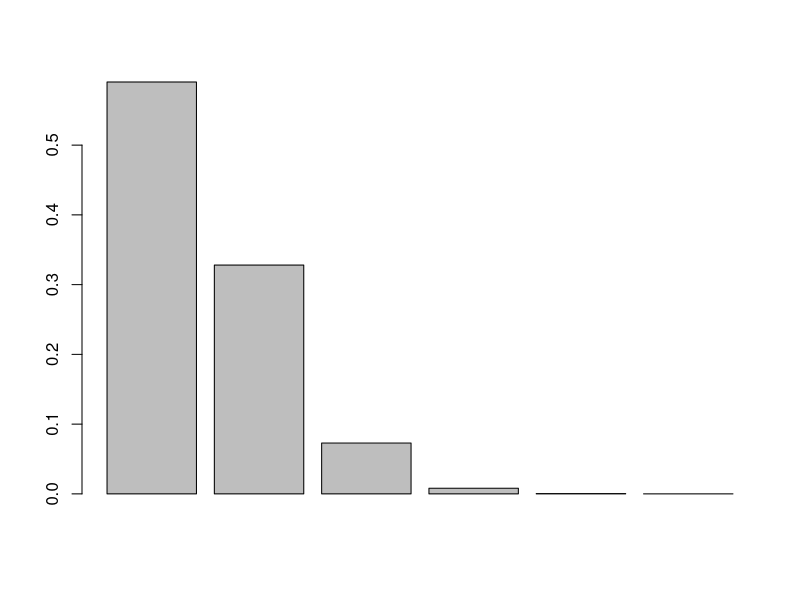
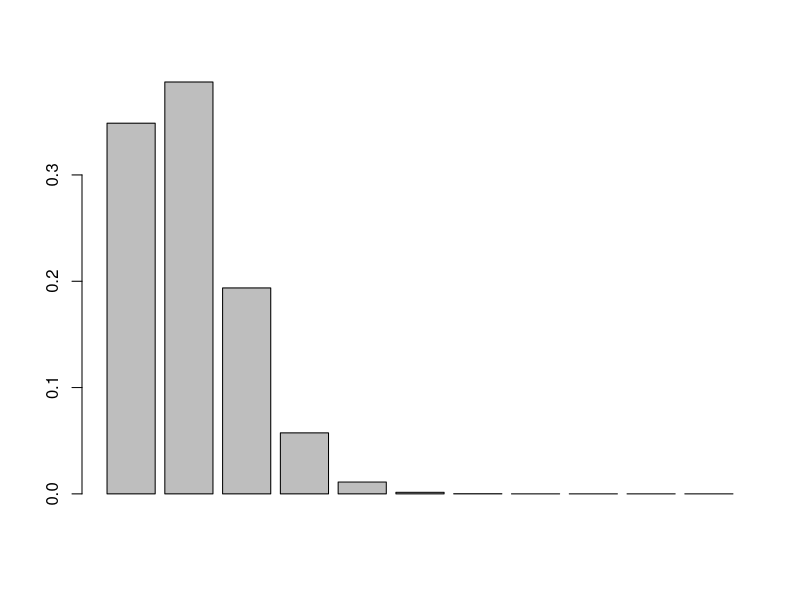
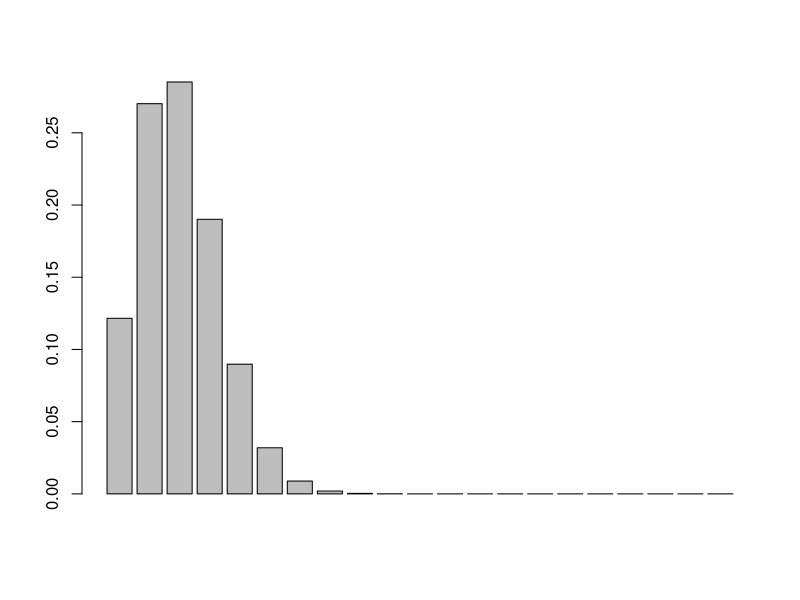
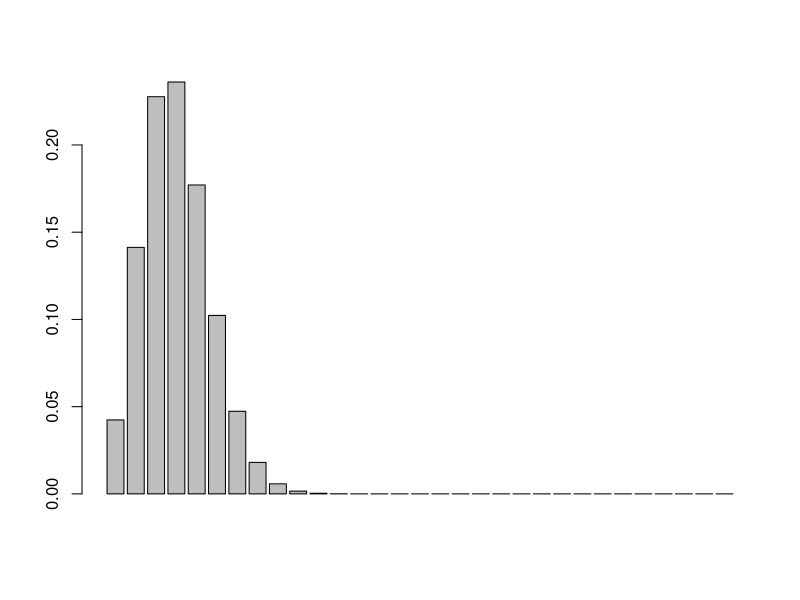
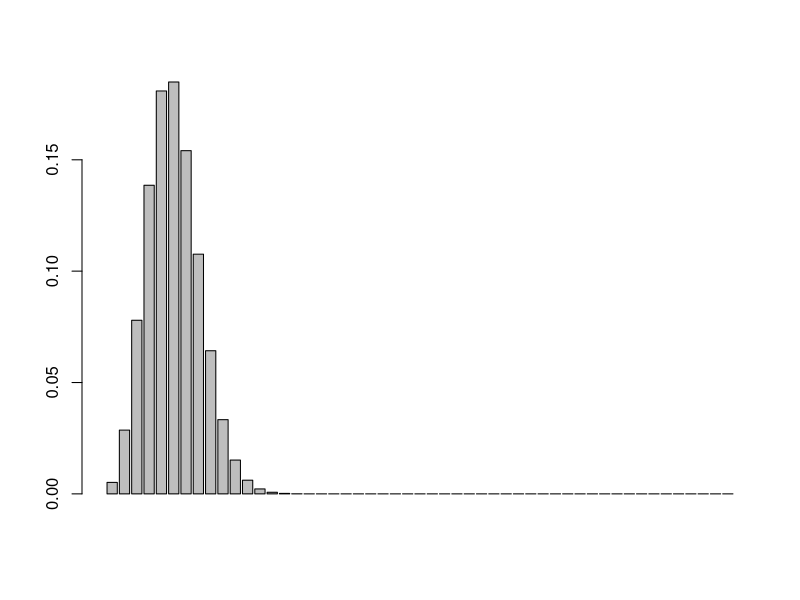
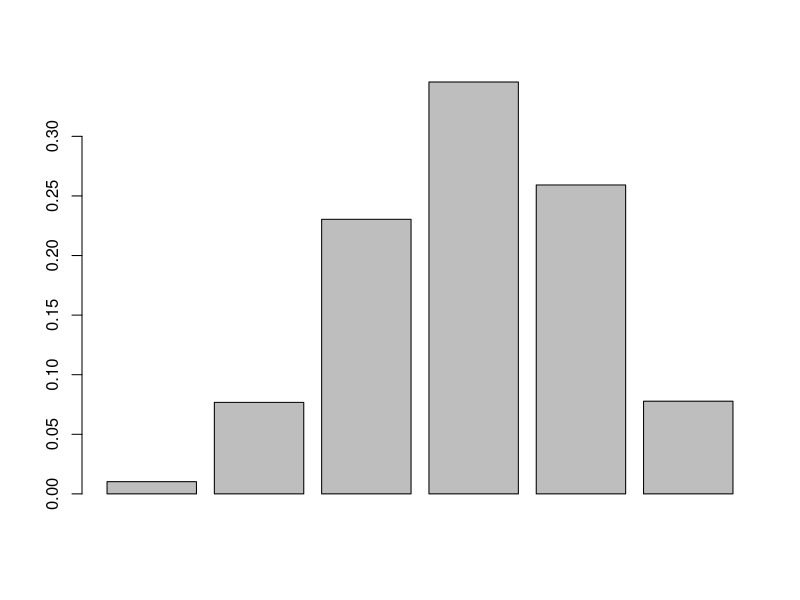
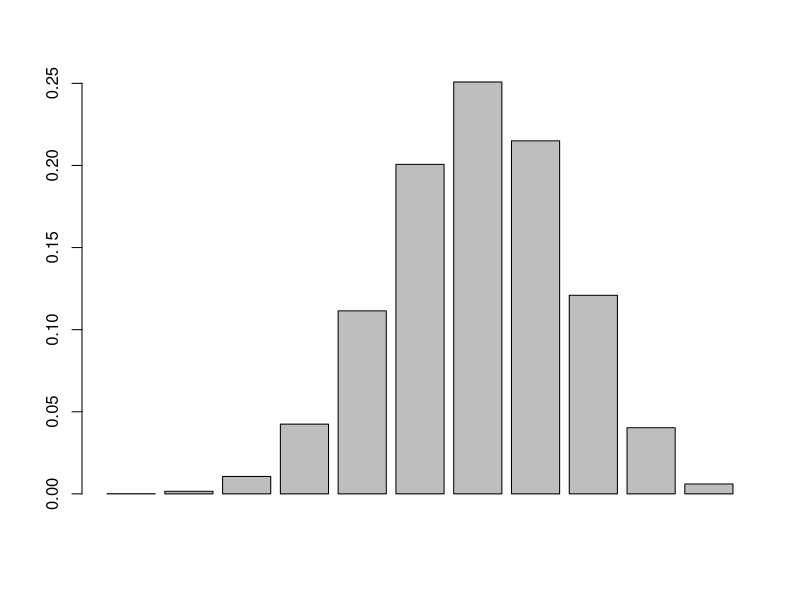
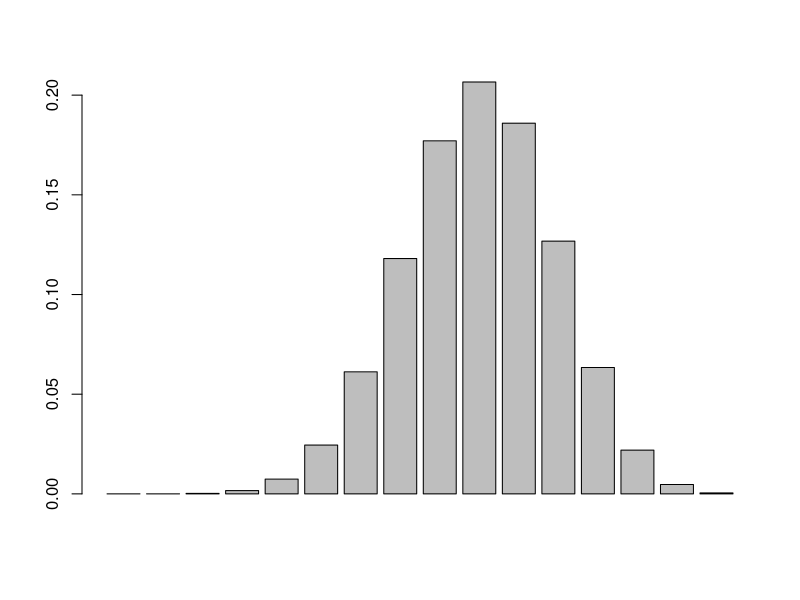

Reproduce these figures in R, in order.
## ---- chunk 1
# Problem 1.1
# dbinom gives the density of a function of a binomial probability
# pbinom gives the probability distribution of a function of a binomial probability
# barplot plots bar graphs

# Problem 1.2a
n <-5
p <- 0.1
barplot(dbinom(x=0:n, size=n, prob=p)) #(5, 0.1)

n <- 10
p <- 0.1
barplot(dbinom(x=0:n, size=n, prob=p)) #(10, 0.1)

n <- 20
p <- 0.1
barplot(dbinom(x=0:n, size=n, prob=p)) #(20, 0.1)

n <- 30
p <- 0.1
barplot(dbinom(x=0:n, size=n, prob=p)) #(30, 0.1)

n <- 50
p <- 0.1
barplot(dbinom(x=0:n, size=n, prob=p)) #(50, 0.1)

# Problem 1.2b
n <- 5
p <- 0.6
barplot(dbinom(x=0:n, size=n, prob=p)) #(5, 0.6)

n <- 10
p <- 0.6
barplot(dbinom(x=0:n, size=n, prob=p)) #(10, 0.6)

n <- 15
p <- 0.6
barplot(dbinom(x=0:n, size=n, prob=p)) #(15, 0.6)

n <- 30
p <- 0.6
barplot(dbinom(x=0:n, size=n, prob=p)) #(30, 0.6)

# Problem 1.2c
n <- 5
p <- 0.9
barplot(dbinom(x=0:n, size=n, prob=p)) #(5, 0.9)

n <- 10
p <- 0.9
barplot(dbinom(x=0:n, size=n, prob=p)) #(10, 0.9)

n <- 20
p <- 0.9
barplot(dbinom(x=0:n, size=n, prob=p)) #(20, 0.9)

n <- 30
p <- 0.9
barplot(dbinom(x=0:n, size=n, prob=p)) #(30, 0.9)

n <- 50
p <- 0.9
barplot(dbinom(x=0:n, size=n, prob=p)) #(50, 0.9)

# Problem 1.3
# Used n=20, as there was no given n
barplot(dpois(x=0:20, 2, log=FALSE)) # Created Poisson Barplots for each different lambda

barplot(dpois(x=0:20, 4, log=FALSE))

barplot(dpois(x=0:20, 5, log=FALSE))

barplot(dpois(x=0:20, 10, log=FALSE))

barplot(dpois(x=0:20, 20, log=FALSE))

barplot(dpois(x=0:20, 30, log=FALSE))

barplot(dpois(x=0:20, 50, log=FALSE))

# Problem 1.4
# The more lambda increases, the more skewed it is the the left.
## ---- chunk 2
library(matrixStats) # Import library to use colStats
# Problem 2
p <- matrix(c(2,0.3,4,0.35,6,0.25,10,0.1),ncol=4)
# Created a matrix to store the values, and to access them easier

# Problem 2.1
mu <- 0

for (c in 1:ncol(p)) # Iterate through the columns (x)
    mu <- (mu + (p[1,c]*p[2,c])) # Multiply them with the corresponding p(x) and add it to previous mu

print(mu)

# Problem 2.2
std <- 0

for (c in 1:ncol(p)) # Used the standard deviation equation of sqrt(((x-mu)^2)*p(x))
  std <- (std + ((p[1,c]-mu)^2)*p[2,c])

print(sqrt(std))

# Problem 2.3 & 2.4a
r2 <- replicate(8000, rnorm(2)) # Used replicate to simulate 8000 trials of size n
r6 <- replicate(8000, rnorm(6))
r12 <- replicate(8000, rnorm(12))
r20 <- replicate(8000, rnorm(20))
r100 <- replicate(8000, rnorm(100))
r150 <- replicate(8000, rnorm(150))

# Problem 2.4b
mu2 <- colMeans(r2) # Used colMeans to compute the Means of the trials
mu6 <- colMeans(r6)
mu12 <- colMeans(r12)
mu20 <- colMeans(r20)
mu100 <- colMeans(r100)
mu150 <- colMeans(r150)

std2 <- colSds(r2) # Did a similar process for the Standard Deviations
std6 <- colSds(r6)
std12 <- colSds(r12)
std20 <- colSds(r20)
std100 <- colSds(r100)
std150 <- colSds(r150)

# Problem 2.4c
hist(r2) # Graphed a histogram of the trials that were replicated
hist(r6)
hist(r12)
hist(r20)
hist(r100)
hist(r150)

# Problem 2.4e
# The increase of the sample size causes the sample mean to become smaller and the distribution seems to get a little wider.
# The increasing replicates made the approximation more accurate because there was more data, which can be backed by using the CLT.
## ---- chunk 3
library(matrixStats) # Import library to use colStats

# Problem 3.1
r5 <- replicate(10000, rnorm(5, mean=10, sd=2))
print(mean(colMeans(r5))) # Getting average Mean of experiments for overall Mean of all the simulations
print(mean(colSds(r5))) # Getting average Std of experiments for overall Std of all the simulations

r10 <- replicate(10000, rnorm(10, mean=10, sd=2)) # Repeat for the rest of the different n values
print(mean(colMeans(r10)))
print(mean(colSds(r10)))

r15 <- replicate(10000, rnorm(15, mean=10, sd=2))
print(mean(colMeans(r15)))
print(mean(colSds(r15)))

r25 <- replicate(10000, rnorm(25, mean=10, sd=2))
print(mean(colMeans(r25)))
print(mean(colSds(r25)))

r30 <- replicate(10000, rnorm(30, mean=10, sd=2))
print(mean(colMeans(r30)))
print(mean(colSds(r30)))

r50 <- replicate(10000, rnorm(50, mean=10, sd=2))
print(mean(colMeans(r50)))
print(mean(colSds(r50)))

r100 <- replicate(10000, rnorm(100, mean=10, sd=2))
print(mean(colMeans(r100)))
print(mean(colSds(r100)))

# The higher the number of random samples gets, the closer the Mean and standard Deviation are to the population Mean and Standard Deviation, which we know is 10 and 2 respectively.

# Problem 3.2
r5 <- replicate(10000, rexp(5,2))
print(mean(colMeans(r5))) # Getting average Mean of experiments
print(mean(colSds(r5))) # Getting average Std of experiments

r10 <- replicate(10000, rexp(10,2)) # Repeat for the different parameters
print(mean(colMeans(r10)))
print(mean(colSds(r10)))

r15 <- replicate(10000, rexp(15,2))
print(mean(colMeans(r15)))
print(mean(colSds(r15)))

r25 <- replicate(10000, rexp(25,2))
print(mean(colMeans(r25)))
print(mean(colSds(r25)))

r30 <- replicate(10000, rexp(30,2))
print(mean(colMeans(r30)))
print(mean(colSds(r30)))

r50 <- replicate(10000, rexp(50,2))
print(mean(colMeans(r50)))
print(mean(colSds(r50)))

r100 <- replicate(10000, rexp(100,2))
print(mean(colMeans(r100)))
print(mean(colSds(r100)))

# As the sample size increases, the Mean and Standard Deviation of an exponential distribution get closer to what the population Mean and Standard Deviation is, which we know of as (1/lambda) or 0.5 in this example.

# Problem 3.3
r5 <- replicate(10000, rgamma(5,2,3))
print(mean(colMeans(r5))) # Getting average Mean of experiments
print(mean(colSds(r5))) # Getting average Std of experiments

r10 <- replicate(10000, rgamma(10,2,3)) # Repeat for different sample sizes
print(mean(colMeans(r10)))
print(mean(colSds(r10)))

r15 <- replicate(10000, rgamma(15,2,3))
print(mean(colMeans(r15)))
print(mean(colSds(r15)))

r25 <- replicate(10000, rgamma(25,2,3))
print(mean(colMeans(r25)))
print(mean(colSds(r25)))

r30 <- replicate(10000, rgamma(30,2,3))
print(mean(colMeans(r30)))
print(mean(colSds(r30)))

r50 <- replicate(10000, rgamma(50,2,3))
print(mean(colMeans(r50)))
print(mean(colSds(r50)))

r100 <- replicate(10000, rgamma(100,2,3))
print(mean(colMeans(r100)))
print(mean(colSds(r100)))

# As the sample size increases, the Mean and Standard Deviation of a Gamma Distribution gets closer to the population's Mean and Standard Deviation, which in this case is calculated as (2/3) and (sqrt(2/9)) for Mean and Standard Deviation respectively.

# Problem 3.4
r5 <- replicate(10000, rchisq(5,5))
print(mean(colMeans(r5))) # Getting average Mean of experiments
print(mean(colSds(r5))) # Getting average Std of experiments

r10 <- replicate(10000, rchisq(10,5)) # Repeat for the different sample sizes
print(mean(colMeans(r10)))
print(mean(colSds(r10)))

r15 <- replicate(10000, rchisq(15,5))
print(mean(colMeans(r15)))
print(mean(colSds(r15)))

r25 <- replicate(10000, rchisq(25,5))
print(mean(colMeans(r25)))
print(mean(colSds(r25)))

r30 <- replicate(10000, rchisq(30,5))
print(mean(colMeans(r30)))
print(mean(colSds(r30)))

r50 <- replicate(10000, rchisq(50,5))
print(mean(colMeans(r50)))
print(mean(colSds(r50)))

r100 <- replicate(10000, rchisq(100,5))
print(mean(colMeans(r100)))
print(mean(colSds(r100)))

# As the sample size increases, the Mean and Standard Deviation of a Chi-Squared distribution gets closer to the population's Mean and Standard Deviation, which in this case should be 5 and sqrt(10) respectively.
